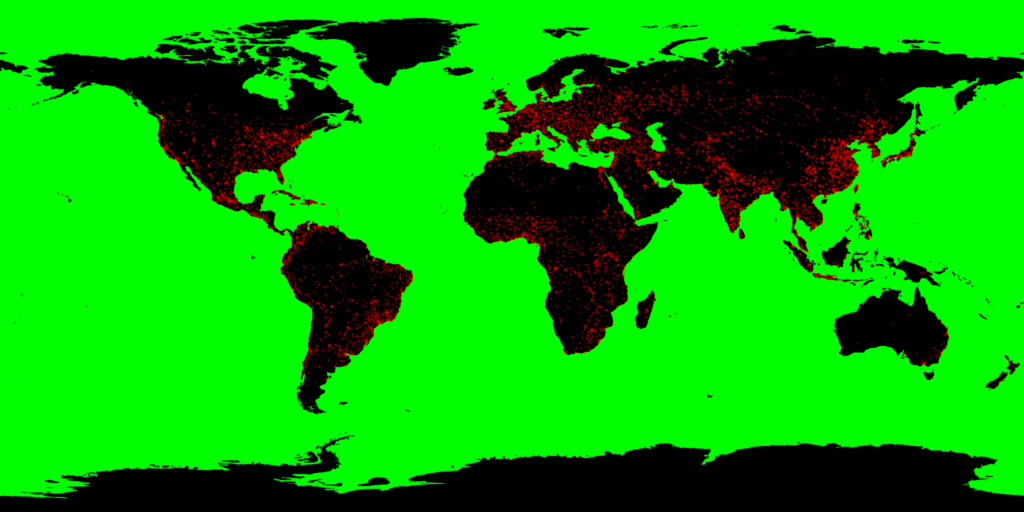
#> input picture studio/threed/engine/lib/nature/data/earth_aux.png, 2048 x 1024 px (shown at 1/2 size)
$ python -i dof_ratio.py   (imports and definitions only)   (older library calls are emulated)
#> lines starting #> are read from the running program, lines starting #| are printed output that depends on the picture
### stylelab/lab.py
r"""Where a style study lives. Every stylelab tool reads its reference Shorts from <study>/refs/*.mp4 and writes its
measurements next to them. The study folder is the STYLELAB environment variable, else the current folder.
    set STYLELAB=output\short_styles\my-style   then   py -3.12 stylelab\measure_all.py"""
import json, os, sys
from pathlib import Path

ROOT = Path(os.environ.get("STYLELAB") or ".").resolve()
REFS = ROOT / "refs"
IDS = sorted(p.stem for p in REFS.glob("*.mp4"))
LEGION = Path(__file__).resolve().parents[1]
if str(LEGION) not in sys.path:
    sys.path.insert(0, str(LEGION))                  # so a tool can `import app` for Legion's brain
# [2 lines that do not run on import are left out]
for _d in ("deep", "deep2", "deep3", "env", "hooks", "measure", "nature", "scenes", "why") if IDS else ():
    (ROOT / _d).mkdir(exist_ok=True)                 # some tools write into these without making them


# [5 lines left out: function titles, not called in this run]


def sub(name: str) -> Path:
    """A subfolder of the study for one tool's output (made if missing)."""
#> further down, picture is the input picture: shape (1024, 2048, 3); mean B, G, R 0, 169.7, 4.2
    p = ROOT / name
    p.mkdir(parents=True, exist_ok=True)
    return p

### stylelab/dof_ratio.py
"""Depth of field as a number (SPEC 112): sharpness of the sharpest cell / the median cell (Laplacian variance on a 6 x 10
grid, caption band left out). The reference videos at 1 frame/s vs our stills (folder given, else <study>/ours). usage: python dof_ratio.py [stills dir]"""
import glob, pathlib, subprocess, sys
import numpy as np
import cv2

import lab
HERE = lab.sub("deep3")
REFS = HERE.parent / "refs"
OURS = pathlib.Path(sys.argv[1]) if len(sys.argv) > 1 else lab.ROOT / "ours"
IDS = lab.IDS
w, h = 540, 960


def ratio(bgr):
    g = cv2.cvtColor(cv2.resize(bgr, (w, h), interpolation=cv2.INTER_AREA), cv2.COLOR_BGR2GRAY).astype(np.float32)
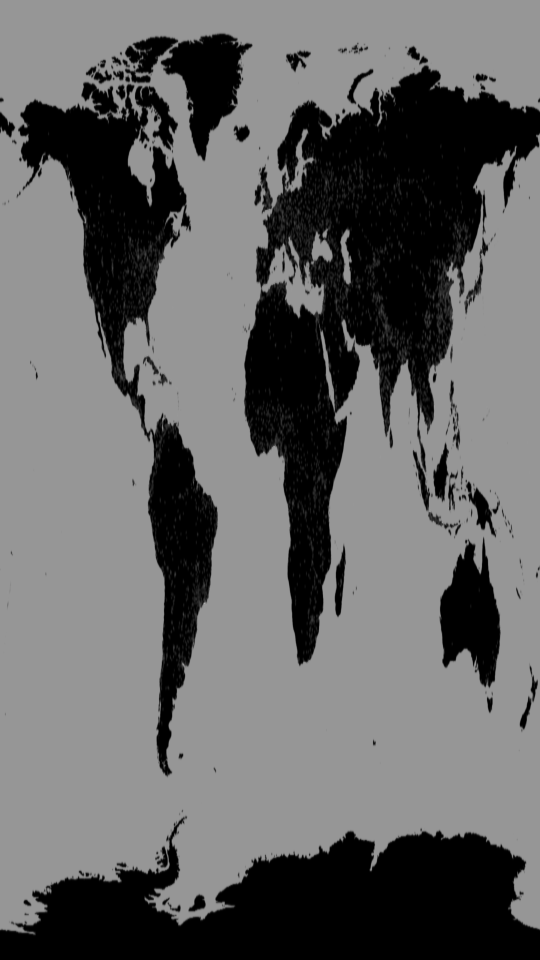
#> g: shape (960, 540) float32; min 0, max 169, mean 101.1
    lap = cv2.Laplacian(g, cv2.CV_32F)
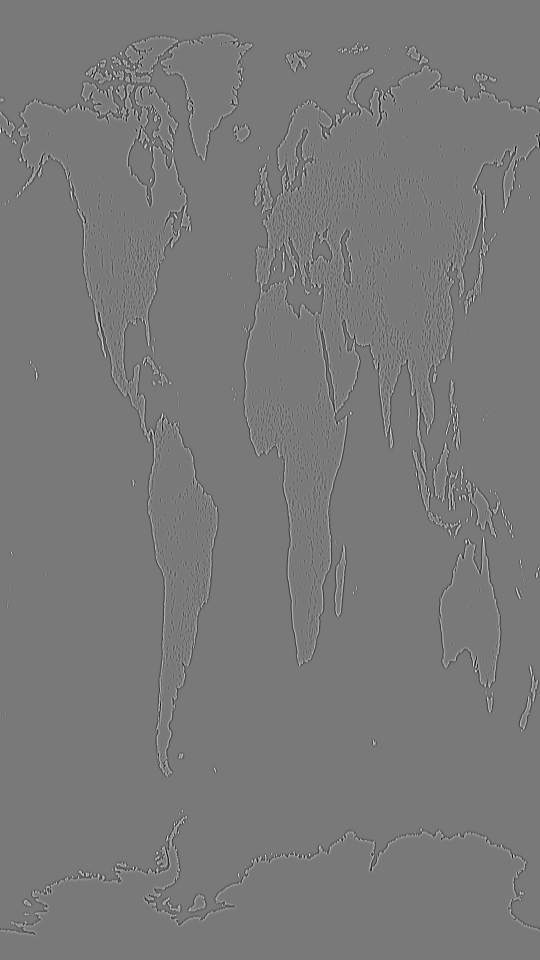
#> lap: shape (960, 540) float32; min -231, max 252, mean 0; drawn with min black and max white
    v = []
    for r in range(10):
        for c in range(6):
            y0, y1, x0, x1 = r * h // 10, (r + 1) * h // 10, c * w // 6, (c + 1) * w // 6
            if 0.64 * h <= y0 < 0.77 * h and 1 <= c <= 4:
                continue                                    # the caption
            v.append(float(lap[y0:y1, x0:x1].var()))
#> after the loop, v = 56 values, max 1368.3 at index 15, min 0 at index 44, mean 425.3
    v = np.array(v); return float(v.max() / max(1e-3, np.median(v))), float(np.median(v))


def frames_of(vid):
    raw = subprocess.run(["ffmpeg", "-v", "error", "-i", str(REFS / f"{vid}.mp4"), "-vf", f"fps=1,scale={w}:{h}", "-f", "rawvideo", "-pix_fmt", "bgr24", "-"], capture_output=True).stdout
    return np.frombuffer(raw, np.uint8).reshape(-1, h, w, 3)


his = [ratio(f) for v in IDS for f in frames_of(v)]
# [4 lines not run here, left out]

>>> import cv2
>>> picture = cv2.imread('../studio/threed/engine/lib/nature/data/earth_aux.png')
>>> result = ratio(picture)
#> result = (4.27, 320.5)
